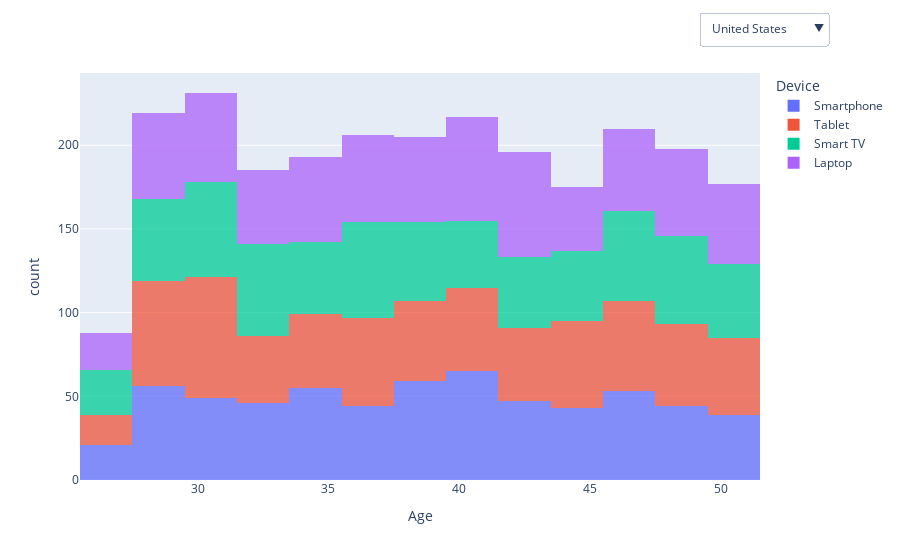

Source (notebook cell):
### Markdown cell above
### Plotagem com `plotly`

As células abaixo replicam as visualizações anteriores usando **Plotly Express**, permitindo *hover*, zoom e facetas.

### Code cell
# !pip install plotly ipywidgets

from pathlib import Path
import pandas as pd
import plotly.express as px

DATA = Path.cwd().parent / "data" / "netflix-data.csv"
df = (pd.read_csv(DATA)
        .dropna(subset=["Age"])
        .astype({"Age": "int16"}))

fig = px.histogram(df, x="Age", color="Device", nbins=15, opacity=0.75)
buttons = []
for country in df["Country"].unique():
    visible = df["Country"] == country
    buttons.append(dict(
        label=country,
        method="update",
        args=[{"x": [df.loc[visible, "Age"]]}, {"title": f"Idade em {country}"}]
    ))
fig.update_layout(updatemenus=[dict(buttons=buttons, x=1.1, y=1.15)])
fig.show()

### Figure 1 — Plotly figure (JSON) as saved in the notebook; plotly's stock layout.template omitted (floating-point values rounded to 4 significant figures; data arrays with more than 128 entries replaced by an {"elided": "..."} marker saying what was removed)
{"data": [{"bingroup": "x", "hovertemplate": "Device=Smartphone<br>Age=%{x}<br>count=%{y}<extra></extra>", "legendgroup": "Smartphone", "marker": {"color": "#636efa", "opacity": 0.75, "pattern": {"shape": ""}}, "name": "Smartphone", "nbinsx": 15, "orientation": "v", "showlegend": true, "type": "histogram", "x": {"elided": "621 int values"}, "xaxis": "x", "yaxis": "y"}, {"bingroup": "x", "hovertemplate": "Device=Tablet<br>Age=%{x}<br>count=%{y}<extra></extra>", "legendgroup": "Tablet", "marker": {"color": "#EF553B", "opacity": 0.75, "pattern": {"shape": ""}}, "name": "Tablet", "nbinsx": 15, "orientation": "v", "showlegend": true, "type": "histogram", "x": {"elided": "633 int values"}, "xaxis": "x", "yaxis": "y"}, {"bingroup": "x", "hovertemplate": "Device=Smart TV<br>Age=%{x}<br>count=%{y}<extra></extra>", "legendgroup": "Smart TV", "marker": {"color": "#00cc96", "opacity": 0.75, "pattern": {"shape": ""}}, "name": "Smart TV", "nbinsx": 15, "orientation": "v", "showlegend": true, "type": "histogram", "x": {"elided": "610 int values"}, "xaxis": "x", "yaxis": "y"}, {"bingroup": "x", "hovertemplate": "Device=Laptop<br>Age=%{x}<br>count=%{y}<extra></extra>", "legendgroup": "Laptop", "marker": {"color": "#ab63fa", "opacity": 0.75, "pattern": {"shape": ""}}, "name": "Laptop", "nbinsx": 15, "orientation": "v", "showlegend": true, "type": "histogram", "x": {"elided": "636 int values"}, "xaxis": "x", "yaxis": "y"}], "layout": {"barmode": "relative", "legend": {"title": {"text": "Device"}, "tracegroupgap": 0}, "margin": {"t": 60}, "updatemenus": [{"buttons": [{"args": [{"x": {"elided": "1x451 int values"}}, {"title": "Idade em United States"}], "label": "United States", "method": "update"}, {"args": [{"x": {"elided": "1x317 int values"}}, {"title": "Idade em Canada"}], "label": "Canada", "method": "update"}, {"args": [{"x": {"elided": "1x183 int values"}}, {"title": "Idade em United Kingdom"}], "label": "United Kingdom", "method": "update"}, {"args": [{"x": {"elided": "1x183 int values"}}, {"title": "Idade em Australia"}], "label": "Australia", "method": "update"}, {"args": [{"x": {"elided": "1x183 int values"}}, {"title": "Idade em Germany"}], "label": "Germany", "method": "update"}, {"args": [{"x": {"elided": "1x183 int values"}}, {"title": "Idade em France"}], "label": "France", "method": "update"}, {"args": [{"x": {"elided": "1x183 int values"}}, {"title": "Idade em Brazil"}], "label": "Brazil", "method": "update"}, {"args": [{"x": {"elided": "1x183 int values"}}, {"title": "Idade em Mexico"}], "label": "Mexico", "method": "update"}, {"args": [{"x": {"elided": "1x451 int values"}}, {"title": "Idade em Spain"}], "label": "Spain", "method": "update"}, {"args": [{"x": {"elided": "1x183 int values"}}, {"title": "Idade em Italy"}], "label": "Italy", "method": "update"}], "x": 1.1, "y": 1.15}], "xaxis": {"anchor": "y", "domain": [0, 1], "title": {"text": "Age"}}, "yaxis": {"anchor": "x", "domain": [0, 1], "title": {"text": "count"}}}}
